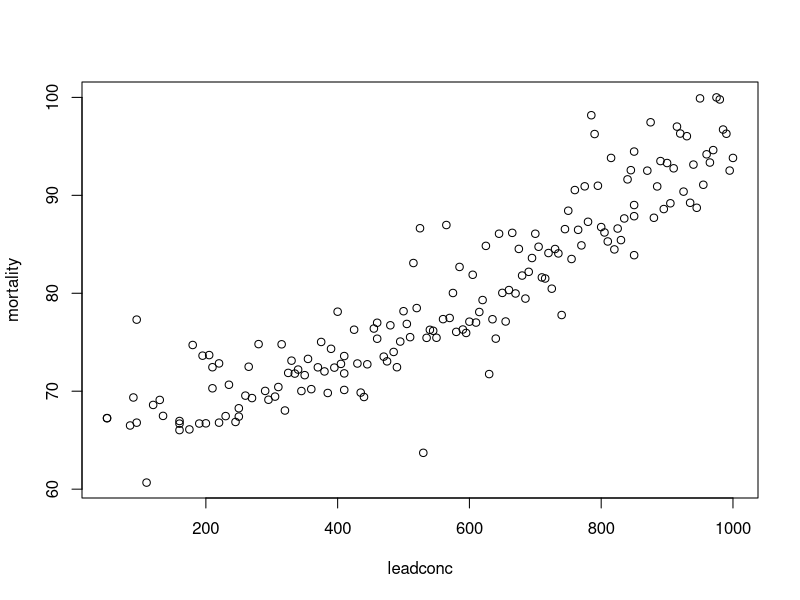
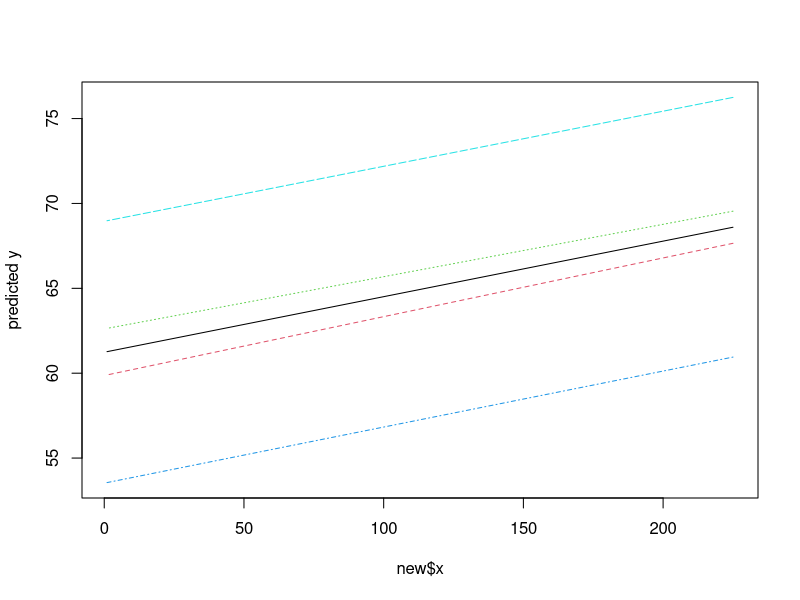

The R source for these figures, in order:
## ---- chunk 1
knitr::opts_chunk$set(echo = TRUE)
## ---- chunk 2
setwd("/Users/muhtasim/Desktop/STAT530/HWs")
getwd()
data1=read.csv("HW_1_2020.csv",header=TRUE,sep=",",na.strings=" ")
head(data1)
leadconc=data1[,1]
mortality=data1[,2]
plot(leadconc,mortality)
## ---- chunk 3
fit=lm(mortality~leadconc, data=data1)
coefficients(fit)
## ---- chunk 4
summary(fit)
## ---- chunk 5
y=mortality
x=leadconc
#prediction of mortality for leadconc of 225 ppm
new=data.frame(x = seq(225,0.05))
predict(lm(y ~ x), new)
## ---- chunk 6
pred.w.plim=predict(lm(y ~ x), new, interval = "prediction")
pred.w.clim=predict(lm(y ~ x), new, interval = "confidence")
#prediction plots
matplot(new$x, cbind(pred.w.clim, pred.w.plim[,-1]),  type = "l", ylab = "predicted y")
